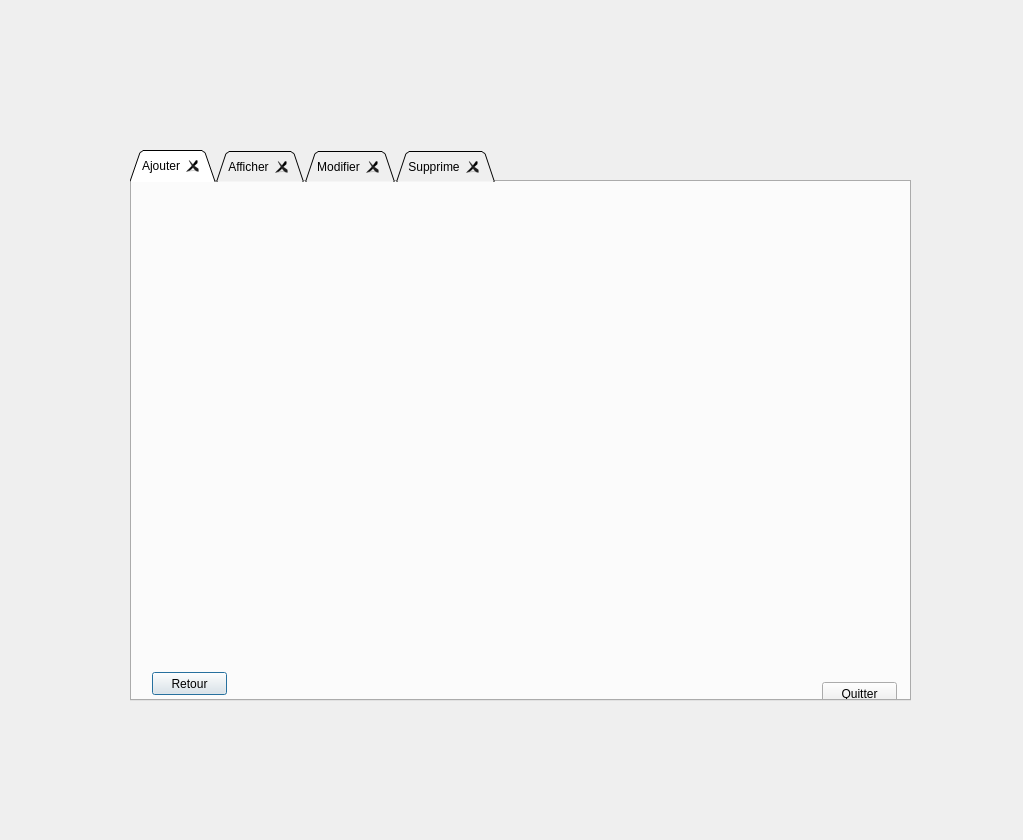
<?xml version="1.0" encoding="UTF-8"?>
<ui version="4.0">
 <class>medicament</class>
 <widget class="QDialog" name="medicament">
  <property name="geometry">
   <rect>
    <x>0</x>
    <y>0</y>
    <width>1023</width>
    <height>840</height>
   </rect>
  </property>
  <property name="windowTitle">
   <string>Dialog</string>
  </property>
  <widget class="QTabWidget" name="tabWidget">
   <property name="geometry">
    <rect>
     <x>130</x>
     <y>150</y>
     <width>781</width>
     <height>551</height>
    </rect>
   </property>
   <property name="tabShape">
    <enum>QTabWidget::Triangular</enum>
   </property>
   <property name="currentIndex">
    <number>0</number>
   </property>
   <property name="documentMode">
    <bool>false</bool>
   </property>
   <property name="tabsClosable">
    <bool>true</bool>
   </property>
   <property name="movable">
    <bool>true</bool>
   </property>
   <property name="tabBarAutoHide">
    <bool>false</bool>
   </property>
   <widget class="QWidget" name="tab_5">
    <attribute name="title">
     <string>Ajouter</string>
    </attribute>
    <widget class="QPushButton" name="pushButton_R">
     <property name="geometry">
      <rect>
       <x>20</x>
       <y>490</y>
       <width>75</width>
       <height>23</height>
      </rect>
     </property>
     <property name="text">
      <string>Retour</string>
     </property>
    </widget>
    <widget class="QPushButton" name="pushButton_Q">
     <property name="geometry">
      <rect>
       <x>690</x>
       <y>500</y>
       <width>75</width>
       <height>23</height>
      </rect>
     </property>
     <property name="text">
      <string>Quitter</string>
     </property>
    </widget>
   </widget>
   <widget class="QWidget" name="tab">
    <attribute name="title">
     <string>Afficher</string>
    </attribute>
   </widget>
   <widget class="QWidget" name="tab_2">
    <attribute name="title">
     <string>Modifier</string>
    </attribute>
   </widget>
   <widget class="QWidget" name="tab_6">
    <attribute name="title">
     <string>Supprime</string>
    </attribute>
   </widget>
  </widget>
  <widget class="QLabel" name="label_p">
   <property name="geometry">
    <rect>
     <x>-440</x>
     <y>-130</y>
     <width>1781</width>
     <height>1181</height>
    </rect>
   </property>
   <property name="text">
    <string/>
   </property>
  </widget>
  <zorder>label_p</zorder>
  <zorder>tabWidget</zorder>
 </widget>
 <resources/>
 <connections/>
</ui>
